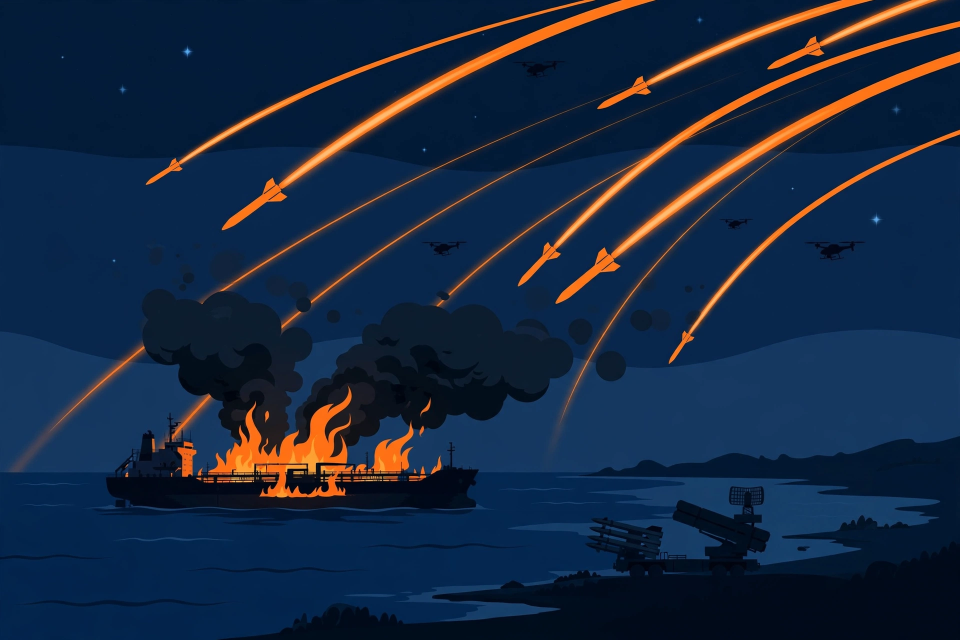
#> input picture lead.webp, 1920 x 1280 px (shown at 1/2 size)
$ python build_page.py
#> lines starting #> are read from the running program, lines starting #| are printed output that depends on the picture
#!/usr/bin/env python3
"""Build the 24 Nov 2026 front page ("The World in One Page").

Written fresh in this session. Composites the AI-generated text-free
lead illustration (lead.webp) with PIL/DejaVu typesetting; all other
pictures are flat pictograms drawn with PIL primitives, scaled to the
box height they are given. Deterministic: no network, no randomness,
no clock. Writes entry.png (1024x1024).
"""
from PIL import Image, ImageDraw, ImageFont

W, H = 1024, 1024
M = 28  # margin
PAPER = (251, 247, 238)
INK = (22, 21, 19)
NAVY = (16, 36, 62)
RED = (180, 35, 24)
GOLD = (201, 162, 39)
GREY = (120, 118, 112)

FD = "/usr/share/fonts/truetype/dejavu/"


def font(name, size):
    return ImageFont.truetype(FD + name, size)


SERIF_B = lambda s: font("DejaVuSerif-Bold.ttf", s)
SANS_B = lambda s: font("DejaVuSans-Bold.ttf", s)
SANS = lambda s: font("DejaVuSans.ttf", s)


def wrap(draw, text, fnt, width):
    lines, cur = [], ""
    for word in text.split():
        trial = (cur + " " + word).strip()
        if draw.textlength(trial, font=fnt) <= width:
            cur = trial
        else:
            if cur:
                lines.append(cur)
            cur = word
    if cur:
        lines.append(cur)
    return lines


def para(draw, x, y, text, fnt, width, fill=INK, leading=None):
    leading = leading or int(fnt.size * 1.25)
    for line in wrap(draw, text, fnt, width):
        draw.text((x, y), line, font=fnt, fill=fill)
        y += leading
    return y


def headline(draw, x, y, lines, fnt, fill=INK, leading=None):
    leading = leading or int(fnt.size * 1.05)
    for line in lines:
        draw.text((x, y), line, font=fnt, fill=fill)
        y += leading
    return y


# ---------- pictograms (all coordinates relative to box height h) ----------
def pic_ukraine(d, x, y, w, h):
    top = y + int(0.18 * h)
    # Dark broken apartment block, left.
    d.rectangle([x, top, x + 96, y + h], fill=(52, 50, 48))
    for k, wy in enumerate((0.30, 0.50, 0.70)):
        yy = y + int(wy * h)
        for wx in (x + 12, x + 40, x + 68):
            d.rectangle([wx, yy, wx + 16, yy + 11], fill=GOLD)
    d.polygon([(x + 96, top), (x + 96, y + int(0.42 * h)),
               (x + 128, y + int(0.58 * h)), (x + 128, y + h)],
              fill=(52, 50, 48))
    # Damaged grey block, right.
    gx = x + 148
    d.rectangle([gx, y + int(0.34 * h), x + w - 6, y + h],
                fill=(150, 148, 142))
    d.rectangle([gx + 12, y + int(0.46 * h), gx + 28, y + int(0.60 * h)],
                fill=INK)
    d.rectangle([gx + 46, y + int(0.46 * h), gx + 62, y + int(0.60 * h)],
                fill=INK)
    d.polygon([(gx, y + int(0.34 * h)), (gx + 18, y + int(0.52 * h)),
               (gx + 36, y + int(0.34 * h))], fill=(150, 148, 142))
    # Rubble + rescue light.
    d.polygon([(x + 118, y + h - 22), (x + 158, y + h - 22),
               (x + 178, y + h), (x + 98, y + h)], fill=(90, 88, 84))
    d.ellipse([x + 126, y + h - 38, x + 136, y + h - 28], fill=RED)
    d.line([x, y + h, x + w, y + h], fill=INK, width=2)


def pic_chairs(d, x, y, w, h):
    # Three empty summit chairs above a table line; red NO DEAL banner.
    seat_y = int(0.10 * h)
    for cx in (x + 28, x + 128, x + 228):
        d.rectangle([cx, y + seat_y, cx + 62, y + seat_y + 34], fill=NAVY)
        d.rectangle([cx + 6, y + seat_y + 34, cx + 12, y + int(0.62 * h)],
                    fill=NAVY)
        d.rectangle([cx + 50, y + seat_y + 34, cx + 56, y + int(0.62 * h)],
                    fill=NAVY)
    d.rectangle([x, y + int(0.62 * h), x + w, y + int(0.66 * h)],
                fill=(90, 88, 84))
    by = y + int(0.70 * h)
    d.rectangle([x, by, x + w, y + h], fill=RED)
    f = SANS_B(max(14, int(0.20 * h)))
    t = "NO DEAL"
    d.text((x + (w - d.textlength(t, font=f)) / 2,
            by + (h - int(0.70 * h) - f.size) // 2), t,
           font=f, fill=(255, 255, 255))
    # Fallen gavel on the table.
    d.rectangle([x + 236, y + int(0.58 * h), x + 290, y + int(0.62 * h)],
                fill=GOLD)


def pic_scales(d, x, y, w, h):
    cx = x + w // 2
    d.rectangle([cx - 3, y + int(0.06 * h), cx + 3, y + int(0.82 * h)],
                fill=GOLD)
    d.ellipse([cx - 7, y, cx + 7, y + 14], fill=GOLD)
    beam = y + int(0.24 * h)
    d.line([cx - 58, beam, cx + 58, beam], fill=GOLD, width=4)
    for sx in (cx - 58, cx + 58):
        pan = y + int(0.52 * h)
        d.line([sx, beam, sx - 24, pan], fill=GOLD, width=3)
        d.line([sx, beam, sx + 24, pan], fill=GOLD, width=3)
        d.polygon([(sx - 28, pan), (sx + 28, pan),
                   (sx, y + int(0.80 * h))], fill=GOLD)
    d.rectangle([cx - 32, y + int(0.86 * h), cx + 32, y + int(0.92 * h)],
                fill=GOLD)


def pic_flags(d, x, y, w, h):
    # China, USA, Russia — small flags on poles, no likenesses.
    fw, fh = 72, int(0.52 * h)
    gap = (w - 3 * fw) // 2
    # China
    fx = x
    d.rectangle([fx, y, fx + fw, y + fh], fill=(222, 41, 16))
    d.ellipse([fx + 10, y + 7, fx + 22, y + 19], fill=GOLD)
    for sx, sy in ((fx + 34, y + 7), (fx + 44, y + 15),
                   (fx + 40, y + 26), (fx + 28, y + 28)):
        d.ellipse([sx, sy, sx + 6, sy + 6], fill=GOLD)
    # USA
    fx = x + fw + gap
    for i in range(7):
        d.rectangle([fx, y + i * fh // 7, fx + fw, y + (i + 1) * fh // 7],
                    fill=RED if i % 2 == 0 else (255, 255, 255))
    d.rectangle([fx, y, fx + 30, y + fh * 3 // 7], fill=NAVY)
    # Russia
    fx = x + 2 * (fw + gap)
    d.rectangle([fx, y, fx + fw, y + fh // 3], fill=(255, 255, 255))
    d.rectangle([fx, y + fh // 3, fx + fw, y + 2 * fh // 3],
                fill=(0, 57, 166))
    d.rectangle([fx, y + 2 * fh // 3, fx + fw, y + fh], fill=(213, 0, 50))
    for fx in (x, x + fw + gap, x + 2 * (fw + gap)):
        d.line([fx + fw // 2, y + fh, fx + fw // 2, y + int(0.92 * h)],
               fill=INK, width=3)
        d.ellipse([fx + fw // 2 - 4, y + int(0.90 * h),
                   fx + fw // 2 + 4, y + int(0.98 * h)], fill=GOLD)


def pic_trophy(d, x, y, w, h):
    cx = x + w // 2
    cup_t, cup_b = y + int(0.04 * h), y + int(0.56 * h)
    d.polygon([(cx - 42, cup_t), (cx + 42, cup_t), (cx + 28, cup_b),
               (cx - 28, cup_b)], fill=GOLD)
    d.arc([cx - 60, cup_t, cx - 24, cup_t + 34], 90, 270, fill=GOLD,
          width=5)
    d.arc([cx + 24, cup_t, cx + 60, cup_t + 34], -90, 90, fill=GOLD,
          width=5)
    d.rectangle([cx - 5, cup_b, cx + 5, y + int(0.70 * h)], fill=GOLD)
    d.rectangle([cx - 26, y + int(0.70 * h), cx + 26, y + int(0.78 * h)],
                fill=GOLD)
    d.ellipse([cx + 32, y + int(0.62 * h), cx + 62, y + int(0.92 * h)],
              fill=(139, 195, 74))
    d.arc([cx + 36, y + int(0.66 * h), cx + 58, y + int(0.88 * h)],
          200, 340, fill=(255, 255, 255), width=3)


# ---------- page ----------
def build():
    img = Image.new("RGB", (W, H), PAPER)
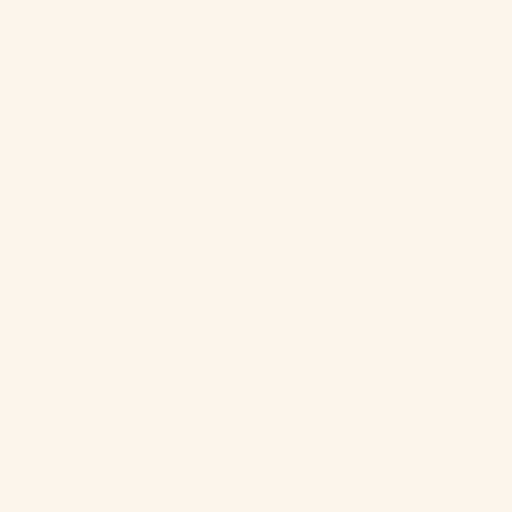
#> img: PIL image 1024x1024 RGB (shown at 1/2 size); mean R, G, B 251, 247, 238
    d = ImageDraw.Draw(img)
    d.rectangle([M - 4, M - 4, W - M + 4, H - M + 4], outline=INK, width=3)

    # Masthead (28..128)
    d.rectangle([M, M, W - M, 128], fill=NAVY)
    f_name = SERIF_B(60)
    name = "THE GLOBAL HERALD"
    d.text(((W - d.textlength(name, font=f_name)) / 2, M + 8), name,
           font=f_name, fill=(255, 255, 255))
    d.line([M + 30, 96, W - M - 30, 96], fill=GOLD, width=3)
    f_date = SANS_B(22)
    date = "TUESDAY, 24 NOVEMBER 2026"
    d.text(((W - d.textlength(date, font=f_date)) / 2, 102), date,
           font=f_date, fill=(255, 255, 255))

    # Lead: picture left (140..380), text right
    lead = Image.open("lead.webp").convert("RGB")
#> lead is the input picture: PIL image 1920x1280 RGB; mean R, G, B 22.4, 39.9, 64.6
    lw, lh = 372, 240
    lead = lead.resize((lw, int(lead.height * lw / lead.width)))
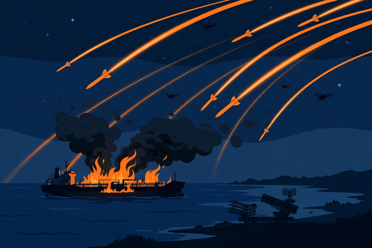
#> lead: PIL image 372x248 RGB; mean R, G, B 22.4, 39.9, 64.6
    top = max(0, (lead.height - lh) // 2)
#> top = 4
    lead = lead.crop((0, top, lw, top + lh))
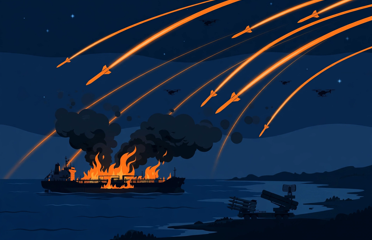
#> lead: PIL image 372x240 RGB; mean R, G, B 22.6, 40.3, 65.2
    img.paste(lead, (M, 140))
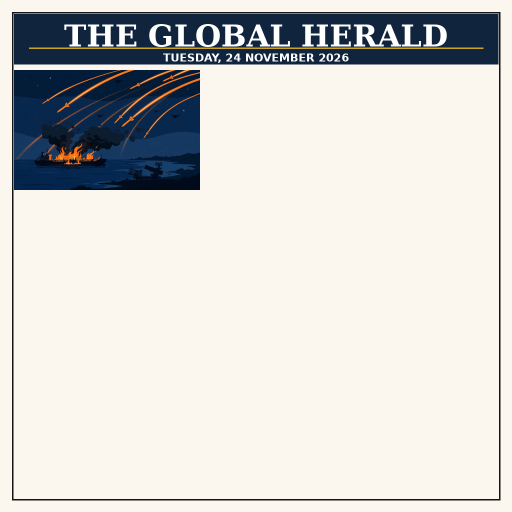
#> img: PIL image 1024x1024 RGB (shown at 1/2 size); mean R, G, B 211.3, 211, 207.4
    d.rectangle([M, 140, M + lw, 140 + lh], outline=INK, width=2)

    tx = M + lw + 18
    tw = W - M - tx
    y = 140
    d.text((tx, y), "GULF WAR WIDENS  \u2022  BAHRAIN, SATURDAY NIGHT",
           font=SANS_B(19), fill=RED)
    y = 168
    y = headline(d, tx, y, ["IRAN HITS", "US BASES"], SERIF_B(58))
#> y = 288
    y += 4
#> y = 292
    y = para(d, tx, y,
             "TEHRAN CLAIMS TWO PATRIOT RADARS HIT; BAHRAIN SAYS A "
             "CIVILIAN SITE BURNED, 2 HURT.",
             SANS(21), tw)
#> the loop in para, `for line in wrap(draw, text, fnt, width):` made 2 passes
#> y on passes 1 to 2: 318, 344
#> after the loop in para, `for line in wrap(draw, text, fnt, width):`: y = 344
#> y = 344
    y += 2
#> y = 346
    y = para(d, tx, y,
             "TRUMP WARNS OF \u201cVERY TRAUMATIC\u201d OUTCOME",
             SANS_B(20), tw, fill=RED)
#> the loop in para (call 2), `for line in wrap(draw, text, fnt, width):` made 1 pass
#> y on pass 1: 371
#> y = 371
    y = para(d, tx, y, "25 SHIPS HIT IN HORMUZ IN A WEEK.",
             SANS_B(20), tw)
#> y = 396
    d.line([M, 406, W - M, 406], fill=INK, width=2)

    # Row 2 (418..644), two columns
    mid = W // 2
    colw = mid - M - 16
    pic_ukraine(d, M, 418, colw, 72)
    d.text((M, 496), "UKRAINE", font=SANS_B(20), fill=RED)
    y = headline(d, M, 520, ["15 DEAD IN KYIV", "REGION"], SERIF_B(38))
#> y = 598
    para(d, M, 604,
         "FIFTH WAR WINTER BEGINS; THE GRID IS UNDER FIRE AND PATRIOT "
         "STOCKS ARE EXHAUSTED.",
         SANS(18), colw)
    d.line([mid, 418, mid, 644], fill=GREY, width=1)
    rx = mid + 16
    pic_chairs(d, rx, 418, colw, 72)
    d.text((rx, 496), "CLIMATE FALLOUT", font=SANS_B(20), fill=RED)
    y = headline(d, rx, 520, ["COP31 IN RUINS"], SERIF_B(38))
#> y = 559
    para(d, rx, 604,
         "GUTERRES \u201cDEEPLY DISAPPOINTED\u201d; \u201cWORST EVER COP\u201d "
         "AS 194 NATIONS SPLIT OVER FOSSIL FUELS.",
         SANS(18), colw)
    d.line([M, 656, W - M, 656], fill=INK, width=2)

    # Row 3 (668..856), three columns
    cw = (W - 2 * M - 32) // 3
    cols = [
        ("WORLD COURT", ["MYANMAR GUILTY", "OF GENOCIDE"], pic_scales,
         "FIRST STATE EVER CONVICTED; 9\u20136, 10,000 KILLED."),
        ("SHENZHEN", ["THREE POWERS", "TALK, NO DEAL"], pic_flags,
         "XI, TRUMP, PUTIN MEET; NO UKRAINE BREAKTHROUGH."),
        ("SPORT  \u2022  TENNIS", ["ALCARAZ WINS", "ATP FINALS"],
         pic_trophy, "6-2, 7-6 OVER ZVEREV; FIRST TITLE; $5.17M."),
    ]
    for i, (kick, head, pic, deck) in enumerate(cols):
        cx = M + i * (cw + 16)
        if i:
            d.line([cx - 8, 668, cx - 8, 856], fill=GREY, width=1)
        d.text((cx, 668), kick, font=SANS_B(18), fill=RED)
        headline(d, cx, 692, head, SERIF_B(29))
        pic(d, cx, 756, cw, 64)
        para(d, cx, 824, deck, SANS(17), cw)
    d.line([M, 872, W - M, 872], fill=INK, width=2)

    # MEANWHILE strip (884..992)
    y = 884
    d.text((M, y), "MEANWHILE", font=SANS_B(18), fill=RED)
    rest = "  \u2014  SOURCES: AL JAZEERA, AFP, REUTERS, AP, CNN, UN NEWS, HRW"
    d.text((M + d.textlength("MEANWHILE", font=SANS_B(18)), y), rest,
           font=SANS(16), fill=INK)
    items = [
        ("USA: ", "AMTRAK DERAILS IN LOUISIANA \u2014 95 ABOARD, 5 HURT"),
        ("TECH: ", "WAYMO PULLS ROBOTAXIS OFF ALL US FREEWAYS"),
        ("SUDAN: ", "DRONE STRIKES NEAR KHARTOUM KILL 4, HIT UN BUILDING"),
        ("ASIA: ", "THAI\u2013CAMBODIA BORDER TRUCE HOLDS"),
    ]
    y = 910
    for label, text in items:
        d.text((M, y), label, font=SANS_B(16), fill=RED)
        d.text((M + d.textlength(label, font=SANS_B(16)), y), text,
               font=SANS(16), fill=INK)
        y += 20
#> after the loop, y = 990

    img.save("entry.png")
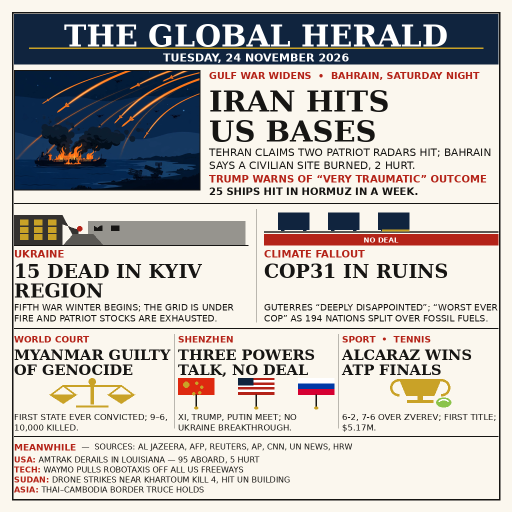
#> saved as entry.png: PIL image 1024x1024 RGB (shown at 1/2 size); mean R, G, B 189.6, 185.5, 181.7
    print("wrote entry.png", img.size)
#| wrote entry.png (1024, 1024)


if __name__ == "__main__":
    build()
